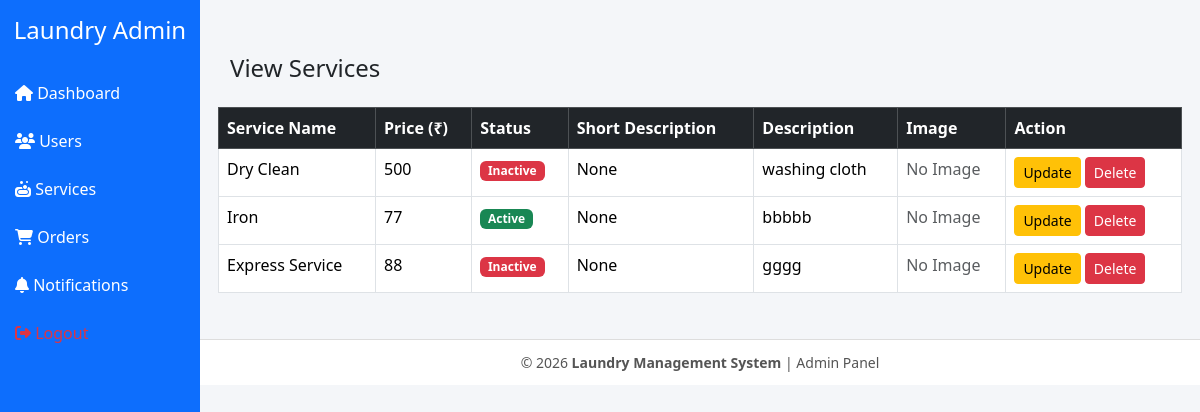
The app's page /Admin_Panel/View_Service_admin/, older data.
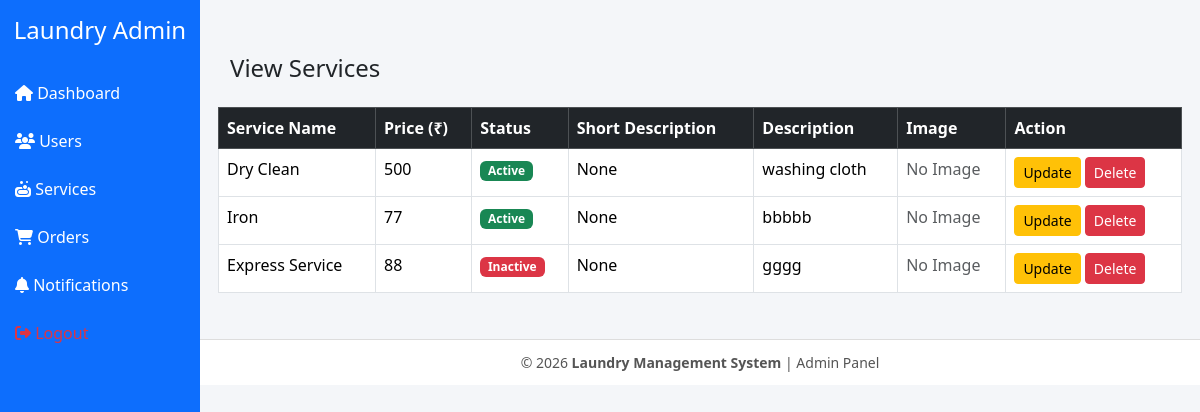
The same page, newer data.
### Admin_Panel/models.py (models this page shows)
class Serviece_DB(models.Model):
    service_name=models.CharField(max_length=100,null=True,blank=True)
    service_price=models.IntegerField(null=True,blank=True)
    service_short_desc = models.TextField(max_length=100, null=True, blank=True)
    service_description=models.TextField(max_length=400,null=True,blank=True)
    service_status=models.CharField(max_length=100,null=True,blank=True)
    service_image = models.ImageField(upload_to="serviece_images", null=True, blank=True)

### Admin_Panel/views.py (the view)
# urls.py: path('View_Service_admin/', views.View_Service_admin, name='View_Service_admin'),
def View_Service_admin(request):
    services = Serviece_DB.objects.all()
    return render(request, 'View_Service_admin.html',
                  {'services': services})

### Admin_Panel/templates/View_Service_admin.html
{% extends 'base.html' %}
{% block content %}
<h4>View Services</h4>
<table class="table table-bordered table-hover mt-3">
    <thead class="table-dark">
    <tr>
        <th>Service Name</th>
        <th>Price (₹)</th>
        <th>Status</th>
        <th>Short Description</th>
        <th>Description</th>
        <th>Image</th>
        <th>Action</th>
    </tr>
    </thead>
    <tbody>
    {% for s in services %}
    <tr>
        <td>{{ s.service_name }}</td>
        <td>{{ s.service_price }}</td>
        <td>
            {% if s.service_status == "Active" %}
            <span class="badge bg-success">Active</span>
            {% else %}
            <span class="badge bg-danger">Inactive</span>
            {% endif %}
        </td>
        <td>{{ s.service_short_desc }}</td>
        <td>{{ s.service_description }}</td>
        <td>
            {% if s.service_image %}
            <img src="{{ s.service_image.url }}" width="80" height="80" class="rounded">
            {% else %}
            <span class="text-muted">No Image</span>
            {% endif %}
        </td>
        <td>
            <a href="{% url 'Edite_serviese' s_id=s.id %}" class="btn btn-sm btn-warning">
                Update
            </a>
            <a href="{% url 'delete_Service' s_id=s.id %}"
               class="btn btn-sm btn-danger"
               onclick="return confirm('Are you sure?')">
                Delete
            </a>
        </td>
    </tr>
    {% empty %}
    <tr>
        <td colspan="6" class="text-center">No services found</td>
    </tr>
    {% endfor %}
    </tbody>
</table>
{% endblock %}

Row changes from the older to the newer data that the page shows:
changed Serviece_DB "Dry Clean": service_status "Inactive" → "Active"
